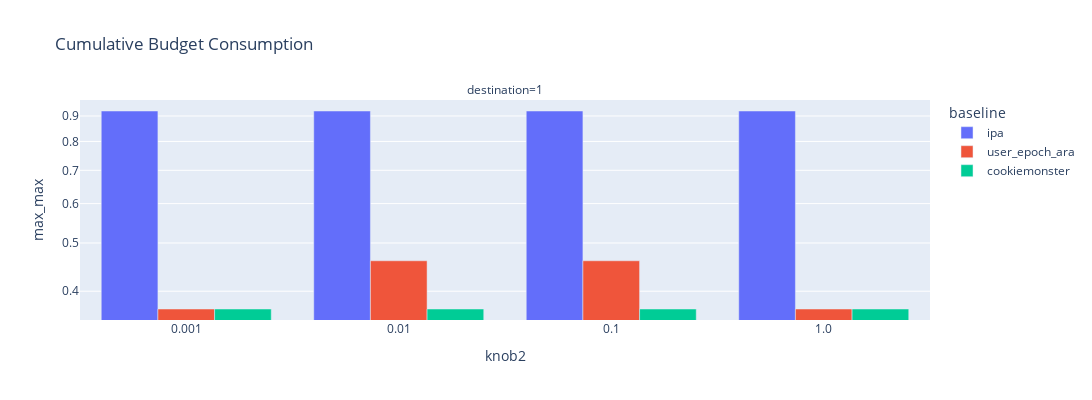
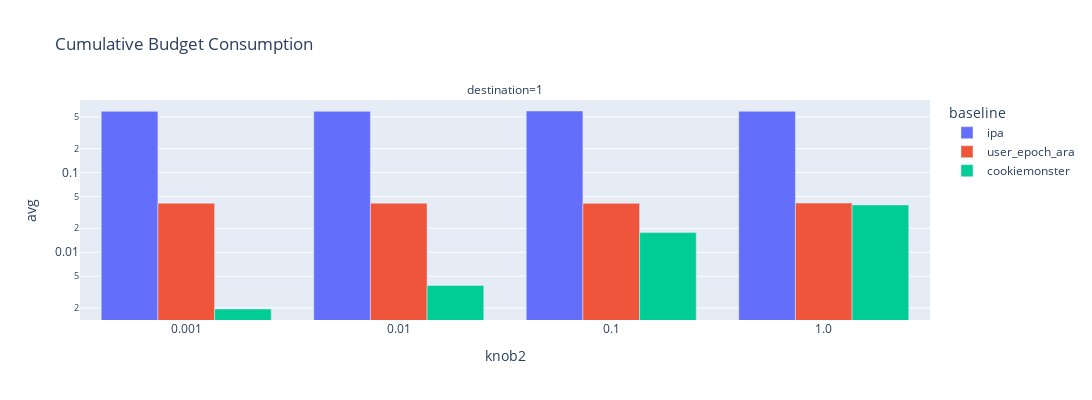

Write notebook code for charts like these, in order.
### Code cell
path = "ray/microbenchmark/varying_knob2"
df = analyze_results(path, "budget")
# plot_budget_consumption_lines(df, facet_row="knob2", height=600)
plot_budget_consumption_bars(df, x_axis="knob2", log_y=True, height=400)

### Figure 1 — Plotly figure (JSON) as saved in the notebook; plotly's stock layout.template omitted (floating-point values rounded to 4 significant figures)
{"data": [{"alignmentgroup": "True", "hovertemplate": "baseline=ipa<br>destination=1<br>knob2=%{x}<br>max_max=%{y}<extra></extra>", "legendgroup": "ipa", "marker": {"color": "#636efa", "pattern": {"shape": ""}}, "name": "ipa", "offsetgroup": "ipa", "orientation": "v", "showlegend": true, "textposition": "auto", "type": "bar", "x": ["1.0", "0.001", "0.1", "0.01"], "xaxis": "x", "y": [0.921, 0.921, 0.921, 0.921], "yaxis": "y"}, {"alignmentgroup": "True", "hovertemplate": "baseline=user_epoch_ara<br>destination=1<br>knob2=%{x}<br>max_max=%{y}<extra></extra>", "legendgroup": "user_epoch_ara", "marker": {"color": "#EF553B", "pattern": {"shape": ""}}, "name": "user_epoch_ara", "offsetgroup": "user_epoch_ara", "orientation": "v", "showlegend": true, "textposition": "auto", "type": "bar", "x": ["1.0", "0.001", "0.1", "0.01"], "xaxis": "x", "y": [0.3684, 0.3684, 0.4605, 0.4605], "yaxis": "y"}, {"alignmentgroup": "True", "hovertemplate": "baseline=cookiemonster<br>destination=1<br>knob2=%{x}<br>max_max=%{y}<extra></extra>", "legendgroup": "cookiemonster", "marker": {"color": "#00cc96", "pattern": {"shape": ""}}, "name": "cookiemonster", "offsetgroup": "cookiemonster", "orientation": "v", "showlegend": true, "textposition": "auto", "type": "bar", "x": ["1.0", "0.001", "0.1", "0.01"], "xaxis": "x", "y": [0.3684, 0.3684, 0.3684, 0.3684], "yaxis": "y"}], "layout": {"annotations": [{"showarrow": false, "text": "destination=1", "x": 0.5, "xanchor": "center", "xref": "paper", "y": 1, "yanchor": "bottom", "yref": "paper"}], "barmode": "group", "height": 400, "legend": {"title": {"text": "baseline"}, "tracegroupgap": 0}, "title": {"text": "Cumulative Budget Consumption"}, "width": 1100, "xaxis": {"anchor": "y", "autorange": true, "categoryarray": ["0.001", "0.01", "0.1", "1.0"], "categoryorder": "array", "domain": [0, 1], "range": [-0.5, 3.5], "title": {"text": "knob2"}, "type": "category"}, "yaxis": {"anchor": "x", "autorange": true, "domain": [0, 1], "range": [-0.4558, -0.01362], "title": {"text": "max_max"}, "type": "log"}}}

### Figure 2 — Plotly figure (JSON) as saved in the notebook; plotly's stock layout.template omitted (floating-point values rounded to 4 significant figures)
{"data": [{"alignmentgroup": "True", "hovertemplate": "baseline=ipa<br>destination=1<br>knob2=%{x}<br>avg=%{y}<extra></extra>", "legendgroup": "ipa", "marker": {"color": "#636efa", "pattern": {"shape": ""}}, "name": "ipa", "offsetgroup": "ipa", "orientation": "v", "showlegend": true, "textposition": "auto", "type": "bar", "x": ["1.0", "0.001", "0.1", "0.01"], "xaxis": "x", "y": [0.5884, 0.5884, 0.5936, 0.5884], "yaxis": "y"}, {"alignmentgroup": "True", "hovertemplate": "baseline=user_epoch_ara<br>destination=1<br>knob2=%{x}<br>avg=%{y}<extra></extra>", "legendgroup": "user_epoch_ara", "marker": {"color": "#EF553B", "pattern": {"shape": ""}}, "name": "user_epoch_ara", "offsetgroup": "user_epoch_ara", "orientation": "v", "showlegend": true, "textposition": "auto", "type": "bar", "x": ["1.0", "0.001", "0.1", "0.01"], "xaxis": "x", "y": [0.04145, 0.04128, 0.04115, 0.04132], "yaxis": "y"}, {"alignmentgroup": "True", "hovertemplate": "baseline=cookiemonster<br>destination=1<br>knob2=%{x}<br>avg=%{y}<extra></extra>", "legendgroup": "cookiemonster", "marker": {"color": "#00cc96", "pattern": {"shape": ""}}, "name": "cookiemonster", "offsetgroup": "cookiemonster", "orientation": "v", "showlegend": true, "textposition": "auto", "type": "bar", "x": ["1.0", "0.001", "0.1", "0.01"], "xaxis": "x", "y": [0.03926, 0.00194, 0.01765, 0.003834], "yaxis": "y"}], "layout": {"annotations": [{"showarrow": false, "text": "destination=1", "x": 0.5, "xanchor": "center", "xref": "paper", "y": 1, "yanchor": "bottom", "yref": "paper"}], "barmode": "group", "height": 400, "legend": {"title": {"text": "baseline"}, "tracegroupgap": 0}, "title": {"text": "Cumulative Budget Consumption"}, "width": 1100, "xaxis": {"anchor": "y", "autorange": true, "categoryarray": ["0.001", "0.01", "0.1", "1.0"], "categoryorder": "array", "domain": [0, 1], "range": [-0.5, 3.5], "title": {"text": "knob2"}, "type": "category"}, "yaxis": {"anchor": "x", "autorange": true, "domain": [0, 1], "range": [-2.85, -0.08844], "title": {"text": "avg"}, "type": "log"}}}
